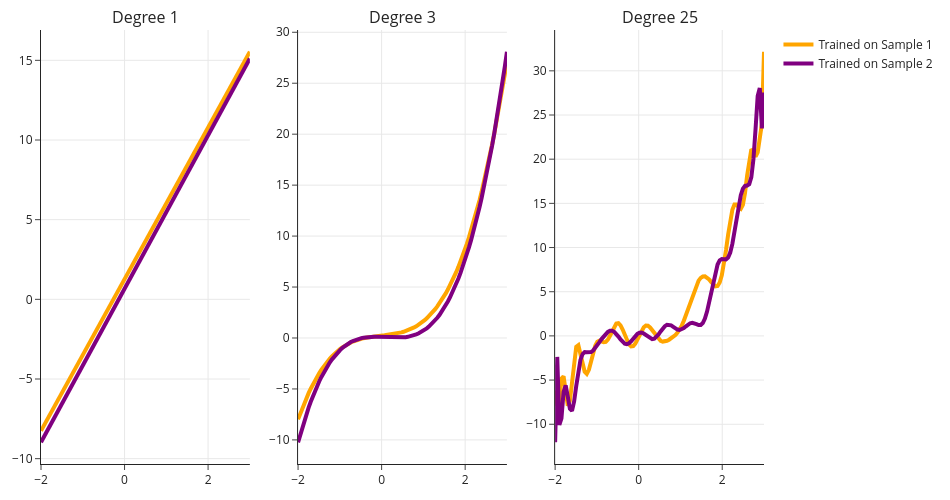

This figure's notebook cell:
### Markdown cell above
### Model variation

What if we trained models on both samples? How much would the fit models differ?

### Code cell
util.plot_multiple_models(past_data, future_data, degs=[1, 3, 25])
